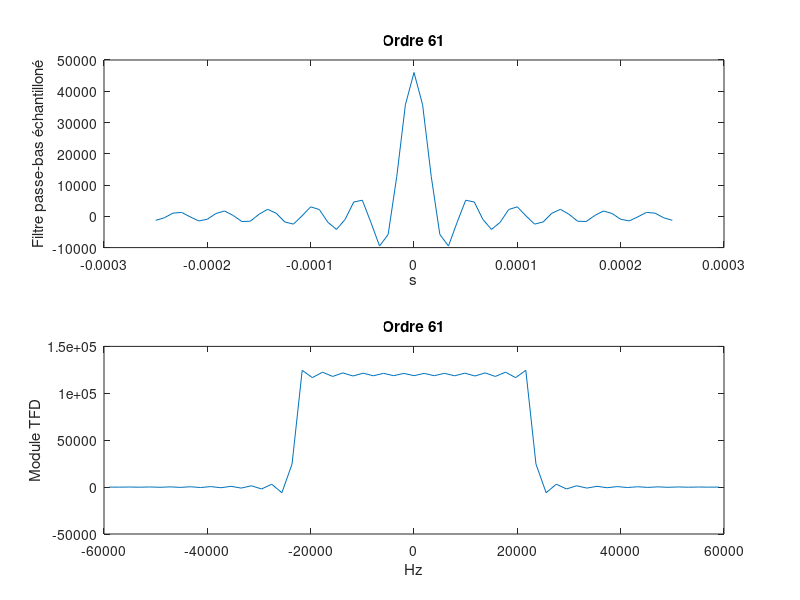

MATLAB code for this plot: (Note: this script raises an error after producing the figure.)
clear all;
close all;

T=40*(10^-3);
f1=0;
f2=46000;
Fe=120000;
ordre_filtre=61;

fc=(max(f2,f1)-min(f2,f1))/2;
plage=(-(ordre_filtre-1)/2:(ordre_filtre-1)/2)*(1/Fe);
Impulsion=2*fc*sinc(2*fc*plage);

subplot(2,1,1)
plot(plage,Impulsion)
title('Ordre 61')
xlabel('s')
ylabel('Filtre passe-bas échantilloné')

FourrierImp=fftshift(fft(ifftshift(Impulsion)));
subplot(2,1,2)
plot(plage*Fe*Fe/ordre_filtre,(FourrierImp))
title('Ordre 61')
xlabel('Hz')
ylabel('Module TFD')

signal_recu=Signal_transmit();

figure;
plot(plage*Fe*Fe/ordre_filtre,(FourrierImp))
hold on;
module_signal=abs(fftshift(fft(signal_recu)));
plage_module=(-Fe/2:Fe/(length(module_signal)-1):Fe/2);
semilogy(plage_module,module_signal*100) %ptt supprimer le *100
hold off;